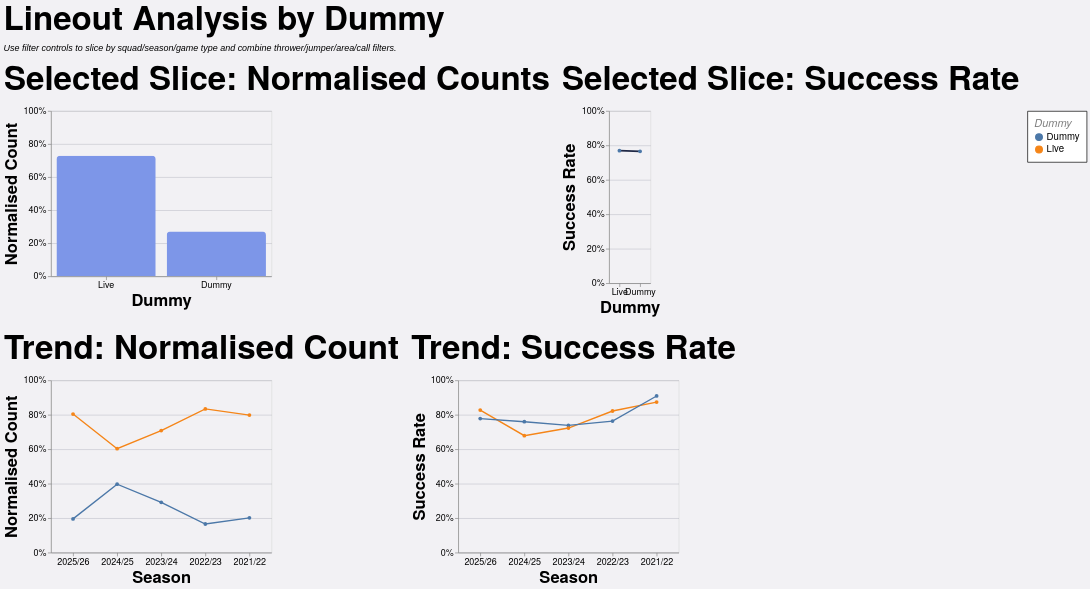

Write the Vega-Lite specification saved for this chart.
### Vega-Lite specification from a JSON file in a GitHub repository (floating-point values rounded to 4 significant figures; data arrays with more than 128 entries replaced by an {"elided": "..."} marker saying what was removed)
{"config": {"axis": {"labelFont": "PT Sans Narrow, Helvetica Neue, Helvetica, Arial, sans-serif", "titleFont": "PT Sans Narrow, Helvetica Neue, Helvetica, Arial, sans-serif", "labelFontSize": 13, "titleFontSize": 24, "gridColor": "#202947", "gridOpacity": 0.2, "zindex": 1}, "text": {"font": "Lato, sans-serif"}, "bar": {"cornerRadiusEnd": 5}, "header": {"labelFont": "PT Sans Narrow, Helvetica Neue, Helvetica, Arial, sans-serif", "titleFont": "PT Sans Narrow, Helvetica Neue, Helvetica, Arial, sans-serif", "labelFontSize": 24, "titleFontSize": 28, "labelFontWeight": "bold", "orient": "left"}, "legend": {"labelFont": "PT Sans Narrow, Helvetica Neue, Helvetica, Arial, sans-serif", "titleFont": "PT Sans Narrow, Helvetica Neue, Helvetica, Arial, sans-serif", "labelFontSize": 14, "titleFontSize": 16, "titlePadding": 5, "fillColor": "white", "strokeColor": "black", "padding": 10, "titleFontWeight": "lighter", "titleFontStyle": "italic", "titleColor": "gray", "offset": 10}, "title": {"font": "PT Sans Narrow, Helvetica Neue, Helvetica, Arial, sans-serif", "fontSize": 48, "fontWeight": "bold", "anchor": "start", "align": "center", "titlePadding": 20, "subtitlePadding": 10, "subtitleFontSize": 13, "subtitleColor": "", "subtitleFontStyle": "italic", "offset": 15, "color": "black"}, "axisX": {"labelAngle": 0}, "facet": {"title": null, "header": null, "align": {"row": "each", "column": "each"}}, "resolve": {"scale": {"y": "independent", "facet": "independent"}}, "background": "#f2f1f4", "scale": {"offsetBandPaddingOuter": 0.2, "offsetBandPaddingInner": 0.1}}, "vconcat": [{"hconcat": [{"mark": {"type": "bar", "color": "#7d96e8"}, "encoding": {"tooltip": [{"field": "dummy", "title": "Dummy", "type": "nominal"}, {"field": "attempts", "format": ",.0f", "title": "Lineouts", "type": "quantitative"}, {"field": "share", "format": ".1%", "title": "Normalised Count", "type": "quantitative"}], "x": {"field": "dummy", "sort": "-y", "title": "Dummy", "type": "nominal"}, "y": {"axis": {"format": "%"}, "field": "share", "scale": {"domain": [0, 1]}, "title": "Normalised Count", "type": "quantitative"}}, "height": 240, "title": "Selected Slice: Normalised Counts", "transform": [{"filter": "(loSquad == 'All' || datum.squad == loSquad) && (loGameType == 'All' || (loGameType == 'League + Cup' && (datum.game_type == 'League' || datum.game_type == 'Cup')) || (loGameType == 'League only' && datum.game_type == 'League') || datum.game_type == loGameType) && (loOpposition == 'All' || datum.opposition == loOpposition) && (loThrower == 'All' || datum.thrower == loThrower) && (loJumper == 'All' || datum.jumper == loJumper) && (loArea == 'All' || datum.area == loArea) && (loNumbers == 'All' || datum.numbers == loNumbers) && (loCall == 'All' || datum.call == loCall) && (loCallType == 'All' || datum.call_type == loCallType)"}, {"filter": "(loSeason == 'All' || datum.season == loSeason)"}, {"aggregate": [{"op": "count", "as": "attempts"}, {"op": "sum", "field": "won", "as": "won"}], "groupby": ["dummy"]}, {"joinaggregate": [{"op": "sum", "field": "attempts", "as": "total_attempts"}]}, {"calculate": "datum.attempts / datum.total_attempts", "as": "share"}, {"calculate": "datum.won / datum.attempts", "as": "success_rate"}], "width": 320}, {"mark": {"type": "line", "color": "#202946", "point": true, "strokeWidth": 2.5}, "encoding": {"tooltip": [{"field": "dummy", "title": "Dummy", "type": "nominal"}, {"field": "won", "format": ",.0f", "title": "Won", "type": "quantitative"}, {"field": "attempts", "format": ",.0f", "title": "Lineouts", "type": "quantitative"}, {"field": "success_rate", "format": ".1%", "title": "Success Rate", "type": "quantitative"}], "x": {"field": "dummy", "sort": "-y", "title": "Dummy", "type": "nominal"}, "y": {"axis": {"format": "%"}, "field": "success_rate", "scale": {"domain": [0, 1]}, "title": "Success Rate", "type": "quantitative"}}, "height": 250, "title": "Selected Slice: Success Rate", "transform": [{"filter": "(loSquad == 'All' || datum.squad == loSquad) && (loGameType == 'All' || (loGameType == 'League + Cup' && (datum.game_type == 'League' || datum.game_type == 'Cup')) || (loGameType == 'League only' && datum.game_type == 'League') || datum.game_type == loGameType) && (loOpposition == 'All' || datum.opposition == loOpposition) && (loThrower == 'All' || datum.thrower == loThrower) && (loJumper == 'All' || datum.jumper == loJumper) && (loArea == 'All' || datum.area == loArea) && (loNumbers == 'All' || datum.numbers == loNumbers) && (loCall == 'All' || datum.call == loCall) && (loCallType == 'All' || datum.call_type == loCallType)"}, {"filter": "(loSeason == 'All' || datum.season == loSeason)"}, {"aggregate": [{"op": "count", "as": "attempts"}, {"op": "sum", "field": "won", "as": "won"}], "groupby": ["dummy"]}, {"joinaggregate": [{"op": "sum", "field": "attempts", "as": "total_attempts"}]}, {"calculate": "datum.attempts / datum.total_attempts", "as": "share"}, {"calculate": "datum.won / datum.attempts", "as": "success_rate"}], "width": {"step": 30}}], "spacing": 16}, {"hconcat": [{"mark": {"type": "line", "point": true, "strokeWidth": 2}, "encoding": {"color": {"field": "dummy", "title": "Dummy", "type": "nominal"}, "tooltip": [{"field": "season", "title": "Season", "type": "nominal"}, {"field": "dummy", "title": "Dummy", "type": "nominal"}, {"field": "attempts", "format": ",.0f", "title": "Lineouts", "type": "quantitative"}, {"field": "norm_count", "format": ".1%", "title": "Normalised Count", "type": "quantitative"}], "x": {"field": "season", "sort": "-x", "title": "Season", "type": "nominal"}, "y": {"axis": {"format": "%"}, "field": "norm_count", "scale": {"domain": [0, 1]}, "title": "Normalised Count", "type": "quantitative"}}, "height": 250, "title": "Trend: Normalised Count", "transform": [{"filter": "(loSquad == 'All' || datum.squad == loSquad) && (loGameType == 'All' || (loGameType == 'League + Cup' && (datum.game_type == 'League' || datum.game_type == 'Cup')) || (loGameType == 'League only' && datum.game_type == 'League') || datum.game_type == loGameType) && (loOpposition == 'All' || datum.opposition == loOpposition) && (loThrower == 'All' || datum.thrower == loThrower) && (loJumper == 'All' || datum.jumper == loJumper) && (loArea == 'All' || datum.area == loArea) && (loNumbers == 'All' || datum.numbers == loNumbers) && (loCall == 'All' || datum.call == loCall) && (loCallType == 'All' || datum.call_type == loCallType)"}, {"aggregate": [{"op": "count", "as": "attempts"}, {"op": "sum", "field": "won", "as": "won"}], "groupby": ["season", "dummy"]}, {"joinaggregate": [{"op": "sum", "field": "attempts", "as": "season_attempts"}], "groupby": ["season"]}, {"calculate": "datum.attempts / datum.season_attempts", "as": "norm_count"}, {"calculate": "datum.won / datum.attempts", "as": "success_rate"}], "width": 320}, {"mark": {"type": "line", "point": true, "strokeWidth": 2}, "encoding": {"color": {"field": "dummy", "title": "Dummy", "type": "nominal"}, "tooltip": [{"field": "season", "title": "Season", "type": "nominal"}, {"field": "dummy", "title": "Dummy", "type": "nominal"}, {"field": "won", "format": ",.0f", "title": "Won", "type": "quantitative"}, {"field": "attempts", "format": ",.0f", "title": "Lineouts", "type": "quantitative"}, {"field": "success_rate", "format": ".1%", "title": "Success Rate", "type": "quantitative"}], "x": {"field": "season", "sort": "-x", "title": "Season", "type": "nominal"}, "y": {"axis": {"format": "%"}, "field": "success_rate", "scale": {"domain": [0, 1]}, "title": "Success Rate", "type": "quantitative"}}, "height": 250, "title": "Trend: Success Rate", "transform": [{"filter": "(loSquad == 'All' || datum.squad == loSquad) && (loGameType == 'All' || (loGameType == 'League + Cup' && (datum.game_type == 'League' || datum.game_type == 'Cup')) || (loGameType == 'League only' && datum.game_type == 'League') || datum.game_type == loGameType) && (loOpposition == 'All' || datum.opposition == loOpposition) && (loThrower == 'All' || datum.thrower == loThrower) && (loJumper == 'All' || datum.jumper == loJumper) && (loArea == 'All' || datum.area == loArea) && (loNumbers == 'All' || datum.numbers == loNumbers) && (loCall == 'All' || datum.call == loCall) && (loCallType == 'All' || datum.call_type == loCallType)"}, {"aggregate": [{"op": "count", "as": "attempts"}, {"op": "sum", "field": "won", "as": "won"}], "groupby": ["season", "dummy"]}, {"joinaggregate": [{"op": "sum", "field": "attempts", "as": "season_attempts"}], "groupby": ["season"]}, {"calculate": "datum.attempts / datum.season_attempts", "as": "norm_count"}, {"calculate": "datum.won / datum.attempts", "as": "success_rate"}], "width": 320}], "spacing": 16}], "data": {"name": "data-05b411978622ee4960cb3f2e6471596b"}, "params": [{"name": "loSquad", "value": "All"}, {"name": "loSeason", "value": "All"}, {"name": "loGameType", "value": "All"}, {"name": "loOpposition", "value": "All"}, {"name": "loThrower", "value": "All"}, {"name": "loJumper", "value": "All"}, {"name": "loArea", "value": "All"}, {"name": "loNumbers", "value": "All"}, {"name": "loCall", "value": "All"}, {"name": "loCallType", "value": "All"}], "spacing": 22, "title": {"text": "Lineout Analysis by Dummy", "subtitle": "Use filter controls to slice by squad/season/game type and combine thrower/jumper/area/call filters."}, "$schema": "https://vega.github.io/schema/vega-lite/v5.20.1.json", "datasets": {"data-05b411978622ee4960cb3f2e6471596b": {"elided": "1260 records"}}}
